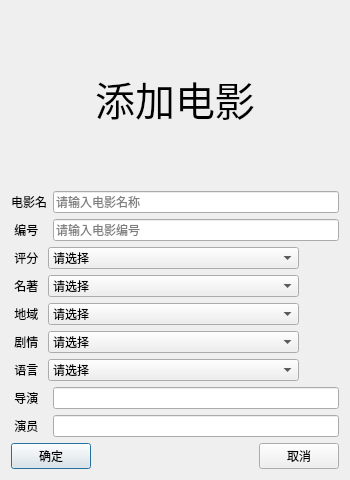
<?xml version="1.0" encoding="UTF-8"?>
<ui version="4.0">
 <class>addMovie</class>
 <widget class="QDialog" name="addMovie">
  <property name="geometry">
   <rect>
    <x>0</x>
    <y>0</y>
    <width>350</width>
    <height>480</height>
   </rect>
  </property>
  <property name="windowTitle">
   <string>addMovie</string>
  </property>
  <layout class="QVBoxLayout" name="verticalLayout_2">
   <item>
    <layout class="QVBoxLayout" name="verticalLayout">
     <item>
      <widget class="QLabel" name="label">
       <property name="font">
        <font>
         <family>华光细圆_CNKI</family>
         <pointsize>30</pointsize>
        </font>
       </property>
       <property name="text">
        <string>添加电影</string>
       </property>
       <property name="alignment">
        <set>Qt::AlignCenter</set>
       </property>
      </widget>
     </item>
     <item>
      <layout class="QHBoxLayout" name="horizontalLayout" stretch="1,8">
       <item>
        <widget class="QLabel" name="label_2">
         <property name="text">
          <string>电影名</string>
         </property>
        </widget>
       </item>
       <item>
        <widget class="QLineEdit" name="lineEdit_name">
         <property name="text">
          <string/>
         </property>
         <property name="placeholderText">
          <string>请输入电影名称</string>
         </property>
         <property name="clearButtonEnabled">
          <bool>true</bool>
         </property>
        </widget>
       </item>
      </layout>
     </item>
     <item>
      <layout class="QHBoxLayout" name="horizontalLayout_2" stretch="1,8">
       <item>
        <widget class="QLabel" name="label_3">
         <property name="text">
          <string> 编号</string>
         </property>
        </widget>
       </item>
       <item>
        <widget class="QLineEdit" name="lineEdit_id">
         <property name="placeholderText">
          <string>请输入电影编号</string>
         </property>
         <property name="clearButtonEnabled">
          <bool>true</bool>
         </property>
        </widget>
       </item>
      </layout>
     </item>
     <item>
      <layout class="QHBoxLayout" name="horizontalLayout_3" stretch="1,8,0">
       <item>
        <widget class="QLabel" name="label_4">
         <property name="text">
          <string> 评分</string>
         </property>
        </widget>
       </item>
       <item>
        <widget class="QComboBox" name="comboBox_rank">
         <property name="currentText">
          <string>请选择</string>
         </property>
         <property name="currentIndex">
          <number>0</number>
         </property>
         <item>
          <property name="text">
           <string>请选择</string>
          </property>
         </item>
         <item>
          <property name="text">
           <string>10</string>
          </property>
         </item>
         <item>
          <property name="text">
           <string>9</string>
          </property>
         </item>
         <item>
          <property name="text">
           <string>8</string>
          </property>
         </item>
         <item>
          <property name="text">
           <string>7</string>
          </property>
         </item>
         <item>
          <property name="text">
           <string>6</string>
          </property>
         </item>
         <item>
          <property name="text">
           <string>5</string>
          </property>
         </item>
         <item>
          <property name="text">
           <string>4</string>
          </property>
         </item>
         <item>
          <property name="text">
           <string>3</string>
          </property>
         </item>
         <item>
          <property name="text">
           <string>2</string>
          </property>
         </item>
         <item>
          <property name="text">
           <string>1</string>
          </property>
         </item>
         <item>
          <property name="text">
           <string>0</string>
          </property>
         </item>
        </widget>
       </item>
       <item>
        <spacer name="horizontalSpacer_2">
         <property name="orientation">
          <enum>Qt::Horizontal</enum>
         </property>
         <property name="sizeHint" stdset="0">
          <size>
           <width>40</width>
           <height>20</height>
          </size>
         </property>
        </spacer>
       </item>
      </layout>
     </item>
     <item>
      <layout class="QHBoxLayout" name="horizontalLayout_4" stretch="1,8,0">
       <item>
        <widget class="QLabel" name="label_5">
         <property name="text">
          <string> 名著</string>
         </property>
        </widget>
       </item>
       <item>
        <widget class="QComboBox" name="comboBox_ming">
         <item>
          <property name="text">
           <string>请选择</string>
          </property>
         </item>
         <item>
          <property name="text">
           <string>无</string>
          </property>
         </item>
         <item>
          <property name="text">
           <string>西游记</string>
          </property>
         </item>
        </widget>
       </item>
       <item>
        <spacer name="horizontalSpacer_3">
         <property name="orientation">
          <enum>Qt::Horizontal</enum>
         </property>
         <property name="sizeHint" stdset="0">
          <size>
           <width>40</width>
           <height>20</height>
          </size>
         </property>
        </spacer>
       </item>
      </layout>
     </item>
     <item>
      <layout class="QHBoxLayout" name="horizontalLayout_5" stretch="1,8,0">
       <item>
        <widget class="QLabel" name="label_6">
         <property name="text">
          <string> 地域</string>
         </property>
        </widget>
       </item>
       <item>
        <widget class="QComboBox" name="comboBox_region">
         <item>
          <property name="text">
           <string>请选择</string>
          </property>
         </item>
         <item>
          <property name="text">
           <string>中国大陆</string>
          </property>
         </item>
         <item>
          <property name="text">
           <string>欧美</string>
          </property>
         </item>
         <item>
          <property name="text">
           <string>美国</string>
          </property>
         </item>
         <item>
          <property name="text">
           <string>中国香港</string>
          </property>
         </item>
         <item>
          <property name="text">
           <string>中国台湾</string>
          </property>
         </item>
         <item>
          <property name="text">
           <string>日本</string>
          </property>
         </item>
         <item>
          <property name="text">
           <string>韩国</string>
          </property>
         </item>
         <item>
          <property name="text">
           <string>英国</string>
          </property>
         </item>
         <item>
          <property name="text">
           <string>法国</string>
          </property>
         </item>
         <item>
          <property name="text">
           <string>德国</string>
          </property>
         </item>
         <item>
          <property name="text">
           <string>意大利</string>
          </property>
         </item>
         <item>
          <property name="text">
           <string>西班牙</string>
          </property>
         </item>
         <item>
          <property name="text">
           <string>印度</string>
          </property>
         </item>
         <item>
          <property name="text">
           <string>泰国</string>
          </property>
         </item>
         <item>
          <property name="text">
           <string>俄罗斯</string>
          </property>
         </item>
         <item>
          <property name="text">
           <string>伊朗</string>
          </property>
         </item>
         <item>
          <property name="text">
           <string>加拿大</string>
          </property>
         </item>
         <item>
          <property name="text">
           <string>澳大利亚</string>
          </property>
         </item>
         <item>
          <property name="text">
           <string>爱尔兰</string>
          </property>
         </item>
         <item>
          <property name="text">
           <string>瑞典</string>
          </property>
         </item>
         <item>
          <property name="text">
           <string>巴西</string>
          </property>
         </item>
         <item>
          <property name="text">
           <string>丹麦</string>
          </property>
         </item>
        </widget>
       </item>
       <item>
        <spacer name="horizontalSpacer_4">
         <property name="orientation">
          <enum>Qt::Horizontal</enum>
         </property>
         <property name="sizeHint" stdset="0">
          <size>
           <width>40</width>
           <height>20</height>
          </size>
         </property>
        </spacer>
       </item>
      </layout>
     </item>
     <item>
      <layout class="QHBoxLayout" name="horizontalLayout_6" stretch="1,8,0">
       <item>
        <widget class="QLabel" name="label_7">
         <property name="text">
          <string> 剧情</string>
         </property>
        </widget>
       </item>
       <item>
        <widget class="QComboBox" name="comboBox_plot">
         <item>
          <property name="text">
           <string>请选择</string>
          </property>
         </item>
         <item>
          <property name="text">
           <string>戏剧</string>
          </property>
         </item>
         <item>
          <property name="text">
           <string>动作</string>
          </property>
         </item>
         <item>
          <property name="text">
           <string>爱情</string>
          </property>
         </item>
         <item>
          <property name="text">
           <string>科幻</string>
          </property>
         </item>
         <item>
          <property name="text">
           <string>动画</string>
          </property>
         </item>
         <item>
          <property name="text">
           <string>悬疑</string>
          </property>
         </item>
         <item>
          <property name="text">
           <string>惊悚</string>
          </property>
         </item>
         <item>
          <property name="text">
           <string>恐怖</string>
          </property>
         </item>
         <item>
          <property name="text">
           <string>犯罪</string>
          </property>
         </item>
         <item>
          <property name="text">
           <string>同性</string>
          </property>
         </item>
         <item>
          <property name="text">
           <string>音乐</string>
          </property>
         </item>
         <item>
          <property name="text">
           <string>歌舞</string>
          </property>
         </item>
         <item>
          <property name="text">
           <string>传记</string>
          </property>
         </item>
         <item>
          <property name="text">
           <string>历史</string>
          </property>
         </item>
         <item>
          <property name="text">
           <string>战争</string>
          </property>
         </item>
         <item>
          <property name="text">
           <string>西部</string>
          </property>
         </item>
         <item>
          <property name="text">
           <string>奇幻</string>
          </property>
         </item>
         <item>
          <property name="text">
           <string>冒险</string>
          </property>
         </item>
         <item>
          <property name="text">
           <string>灾难</string>
          </property>
         </item>
         <item>
          <property name="text">
           <string>武侠</string>
          </property>
         </item>
         <item>
          <property name="text">
           <string>情色</string>
          </property>
         </item>
        </widget>
       </item>
       <item>
        <spacer name="horizontalSpacer_5">
         <property name="orientation">
          <enum>Qt::Horizontal</enum>
         </property>
         <property name="sizeHint" stdset="0">
          <size>
           <width>40</width>
           <height>20</height>
          </size>
         </property>
        </spacer>
       </item>
      </layout>
     </item>
     <item>
      <layout class="QHBoxLayout" name="horizontalLayout_7" stretch="1,8,0">
       <item>
        <widget class="QLabel" name="label_10">
         <property name="text">
          <string> 语言</string>
         </property>
        </widget>
       </item>
       <item>
        <widget class="QComboBox" name="comboBox_language">
         <item>
          <property name="text">
           <string>请选择</string>
          </property>
         </item>
         <item>
          <property name="text">
           <string>中文</string>
          </property>
         </item>
         <item>
          <property name="text">
           <string>英语</string>
          </property>
         </item>
         <item>
          <property name="text">
           <string>西班牙语</string>
          </property>
         </item>
         <item>
          <property name="text">
           <string>法语</string>
          </property>
         </item>
         <item>
          <property name="text">
           <string>意大利语</string>
          </property>
         </item>
         <item>
          <property name="text">
           <string>德语</string>
          </property>
         </item>
         <item>
          <property name="text">
           <string>阿拉伯语</string>
          </property>
         </item>
         <item>
          <property name="text">
           <string>日语</string>
          </property>
         </item>
         <item>
          <property name="text">
           <string>韩语</string>
          </property>
         </item>
         <item>
          <property name="text">
           <string>泰语</string>
          </property>
         </item>
         <item>
          <property name="text">
           <string>俄语</string>
          </property>
         </item>
         <item>
          <property name="text">
           <string>葡萄牙语</string>
          </property>
         </item>
         <item>
          <property name="text">
           <string>西班牙语</string>
          </property>
         </item>
        </widget>
       </item>
       <item>
        <spacer name="horizontalSpacer_6">
         <property name="orientation">
          <enum>Qt::Horizontal</enum>
         </property>
         <property name="sizeHint" stdset="0">
          <size>
           <width>40</width>
           <height>20</height>
          </size>
         </property>
        </spacer>
       </item>
      </layout>
     </item>
     <item>
      <layout class="QHBoxLayout" name="horizontalLayout_8" stretch="1,8">
       <item>
        <widget class="QLabel" name="label_8">
         <property name="text">
          <string> 导演</string>
         </property>
        </widget>
       </item>
       <item>
        <widget class="QLineEdit" name="lineEdit_director">
         <property name="clearButtonEnabled">
          <bool>false</bool>
         </property>
        </widget>
       </item>
      </layout>
     </item>
     <item>
      <layout class="QHBoxLayout" name="horizontalLayout_9" stretch="1,8">
       <item>
        <widget class="QLabel" name="label_9">
         <property name="text">
          <string> 演员</string>
         </property>
        </widget>
       </item>
       <item>
        <widget class="QLineEdit" name="lineEdit_actor"/>
       </item>
      </layout>
     </item>
     <item>
      <layout class="QHBoxLayout" name="horizontalLayout_10">
       <item>
        <widget class="QPushButton" name="pushButton_ok">
         <property name="text">
          <string>确定</string>
         </property>
        </widget>
       </item>
       <item>
        <spacer name="horizontalSpacer">
         <property name="orientation">
          <enum>Qt::Horizontal</enum>
         </property>
         <property name="sizeHint" stdset="0">
          <size>
           <width>138</width>
           <height>20</height>
          </size>
         </property>
        </spacer>
       </item>
       <item>
        <widget class="QPushButton" name="pushButton_cancel">
         <property name="text">
          <string>取消</string>
         </property>
        </widget>
       </item>
      </layout>
     </item>
    </layout>
   </item>
  </layout>
 </widget>
 <resources/>
 <connections/>
</ui>
